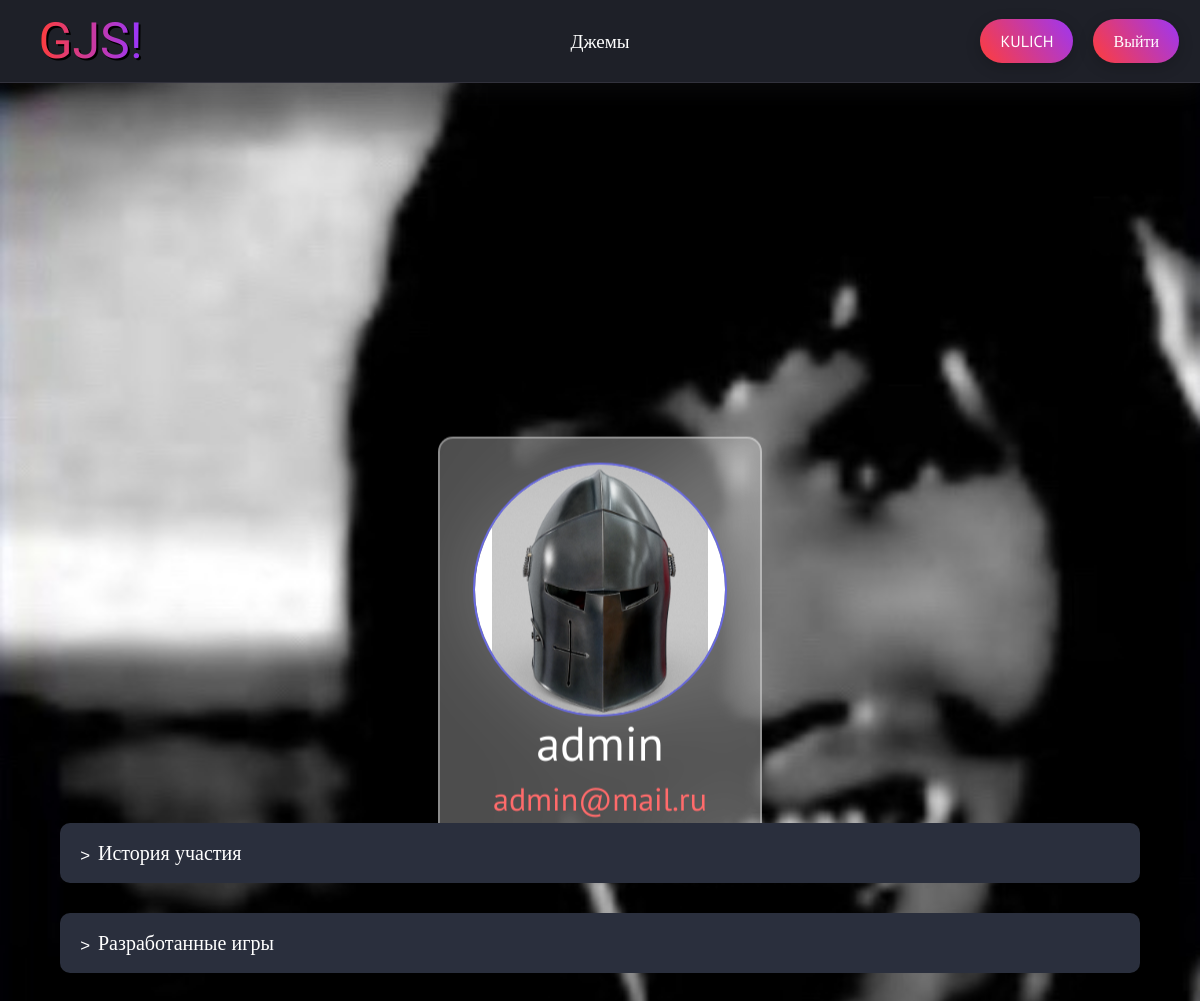
/profile/admin/ (signed in), run on the app's committed database.
### users/models.py (models this page shows)
class User(AbstractUser):
    email = models.EmailField(unique=True, verbose_name="Электронная почта")
    avatar_image = models.ImageField(upload_to="users", blank=True, null=True)
    hat_image = models.ImageField(upload_to="users", blank=True, null=True)

### users/views.py (the view)
# urls.py: path('<str:username>/', views.Profile.as_view(), name='profile_detail'),
class Profile(DetailView):
    model = User
    template_name = 'pages/user_pages/user_profile.html'
    context_object_name = 'profile_data'
    def get_object(self, queryset=None):
        username = self.kwargs.get('username')
        return get_object_or_404(User, username=username)
    def get_context_data(self, **kwargs):
        context = super().get_context_data(**kwargs)
        context['past_jams'] = get_user_jams_history(self.kwargs.get('username'))
        context['user_games'] = get_user_games_history(self.kwargs.get('username'))
        return context

### users/authentication.py (called while the page is built)
    def get_user(self, user_id):
        UserModel = get_user_model()
        try:
            return UserModel.objects.get(pk=user_id)
        except UserModel.DoesNotExist:
            return None

### users/services.py (called while the page is built)
def get_user_jams_history(username: str) -> QuerySet:
    return (GameJam.objects.filter(users__username=username, status='FN')
    .annotate(
        user_rating=Round(
            Avg(
                Case(
                    When(ratinguserjam__user__username=username, then='ratinguserjam__stars'),
                    output_field=FloatField()
                )
            ),
            1  # Округляем до 1 знака после запятой
        )
    )).exclude(user_rating=None).values('uuid', 'title', 'theme', 'user_rating')

def get_user_games_history(username: str) -> QuerySet:
    return Game.objects.filter(user__username=username)

### templates/pages/user_pages/user_profile.html (shortened to what this page needs)
{% extends 'base.html' %}
{% load static %}
{% block head %}
<link rel="stylesheet" href="{% static 'css/avatar.css' %}">
{% endblock head %}
{% block content %}
<div class="profile">
    {% if profile_data.hat_image %}
    <img src="{{ profile_data.hat_image.url }}" alt="Шапка" id="hat-img">
    {% endif %}
    <div id="hat">
        <div class="avatar-block">
            <div>
                <label for="avatar-input" id="avatar">
                    {% if profile_data.avatar_image  %}
                    <img src="{{ profile_data.avatar_image.url }}" alt="Аватар" id="avatar-img">
                    {% endif %}
                </label>
            </div>
            <h2 class="display-5" style="text-align: center">{{ profile_data.username }}</h2>
            <h2 class="nickname" style="text-align: center">{{ profile_data.email }}</h2>
        </div>
    </div>
    <br>
</div>
<div class="user-st">
    <div class="user_games">
        <h5>История участия</h5>
    </div>
    <div class="user_games">
        <h5>Разработанные игры</h5>
    </div>
</div>
{% endblock %}

### templates/base.html (shortened to what this page needs)
<!doctype html>
<html lang="en">
<head>
    {% load static %}
    <link rel="stylesheet" href="{% static 'css/header.css' %}">
    <link href="https://cdn.jsdelivr.net/npm/bootstrap@5.0.1/dist/css/bootstrap.min.css" rel="stylesheet"
>
    <link rel="stylesheet" href="{% static 'css/container.css' %}">
    <link rel="stylesheet" href="{% static 'css/buttons.css' %}">
    <link rel="stylesheet" href="{% static 'css/style.css' %}">
    <link rel="stylesheet" href="{% static 'css/slider.css' %}">
    {% block head %}
    {% endblock %}
</head>
<body>
<header>
    <nav>
        <h1 class="gjs"><a id="logo" href="{% url 'home_page' %}">GJS!</a></h1>
        <ul>
            <li><a href="{% url 'jams_list' %}" class="menu-button">Джемы</a></li>
        </ul>
        <ul>
            {% if request.user.is_authenticated %}
            <li><a href="{% url 'profile_detail' request.user.username %}" class="a-button">{{request.user.username}}</a></li>
            <li><a href="{% url 'logout' %}" class="a-button">Выйти</a></li>
            {% else %}
            <li><a href="{% url 'login' %}" class="a-button">Войти</a></li>
            <li><a href="{% url 'regist' %}" class="a-button">Зарегистрироваться</a></li>
            {% endif %}
        </ul>
    </nav>
</header>
<main>
    {% block content %}
    {% endblock %}
</main>
</body>
</html>

### static/css/header.css (style rules this page uses)
header { position: sticky; text-align: center; background: var(--main-background); box-shadow: 0px 10px 20px rgba(84, 84, 89, 0.1); border-bottom: 1px solid rgb(50, 50, 60); width: 100%; height: 100%; z-index: 1000; left: 0; top: 0; grid-column: 1 / 3; }
nav { display: grid; grid-template-columns: 1fr auto 1fr; align-items: center; padding: 11px; height: 100%; }
nav ul { list-style-type: none; margin: 0; padding: 0; display: flex; align-items: center; justify-content: flex-end; min-width: 30%; height: 100%; }
nav ul li { display: flex; height: 100%; align-items: center; margin: 0 5px; }
nav ul li .a-button { border-radius: 50px; }
nav a { color: white; margin-left: 5px; margin-right: 5px; text-align: center; }
.gjs { margin: 0; display: flex; font-family: "Jacquard 12", serif; font-weight: 400; font-size: 50px; }
#logo { position: relative; background: linear-gradient(90deg, #ff3d3a, #9736ff); background-clip: text; color: transparent; margin-left: 5%; }
#logo::before { content: 'GJS!'; position: absolute; color: black; inset: 0; margin: auto; z-index: -1; top: 2px; left: 2px; }

### static/css/buttons.css (style rules this page uses)
.a-button { background: linear-gradient(55deg, #ff3d3a, #9736ff, #ff3d3a); border: none; border-radius: 5px; padding: 10px 20px; font-size: 16px; cursor: pointer; transition: transform 0.2s, box-shadow 0.2s, background-position 0.5s ease-in-out; box-shadow: 0 4px 15px rgba(0, 0, 0, 0.2); background-size: 250%; background-position: 0; }
.menu-button { position: relative; }
.menu-button::before { content: ''; position: absolute; top: 26px; right: 0; left: 50%; bottom: 0; width: 0px; height: 2px; background-color: #fff; transform: translateX(-50%); transition: width 0.3s ease-in-out; }

### static/css/style.css (style rules this page uses)
:root { --main-background: rgb(30, 32, 40); --head-foot: linear-gradient(90deg, rgb(24, 128, 255) 0%, rgba(24,128,255,1) 50%, rgba(48,159,255,1) 100%); }
* { scroll-behavior: smooth; }
body { background: var(--main-background); font-family: "PT Sans", serif; font-weight: 400; font-style: normal; color: #fff; font-size: 19px; display: grid; grid-template-rows: auto 1fr; grid-template-columns: auto 4fr; min-height: 100vh; }
a { text-decoration: none; }

### static/css/avatar.css (style rules this page uses)
.avatar-block { padding: 0.5%; display: flex; flex-direction: column; align-items: center; text-align: center; }
#hat { position: absolute; top: 50%; left: 50%; transform: translateY(-45%) translateX(-50%); display: flex; justify-content: center; padding: 25px; width: 27%; background: rgba(255, 255, 255, 0.3); border: 2px solid rgba(255, 255, 255, 0.35); backdrop-filter: blur(50px); border-radius: 15px; overflow: hidden; }
label { cursor: pointer; }
#avatar { display: flex; width: 250px; height: 250px; background-color: #fff; justify-content: center; align-items: center; border-radius: 50%; overflow: hidden; cursor: pointer; outline: 2px solid #696AE0; transition: 200ms ease-in-out; }
.nickname { color: #ff6b6b; }
#avatar-img { width: auto; height: 100%; }
.profile { height: 90vh; width: 100%; overflow: hidden; }
#hat-img { position: absolute; width: 100%; inset: 0 0 0 0; height: auto; z-index: -1; }
.user-st { font-size: 20px; margin: 20px 5% 50px 5%; display: flex; gap: 30px; flex-direction: column; }
.user_games { position: relative; padding: 0.9em 0.9em 0.1em 0.9em; cursor: pointer; background-color: #2a2f3d; border-radius: 10px; transition: 150ms ease; display: grid; grid-template-rows: 0 0fr; }
.user_games::after { content: '<'; font: 17px "Consolas", monospace; position: absolute; left: 20px; top: 1.3em; transform: rotate(180deg); pointer-events: none; }
.user_games h5 { margin: 0 20px; }

### data on the page
User: user.username "KULICH"
User: hat_image (picture), avatar_image (picture), username "admin", email "admin@mail.ru"
